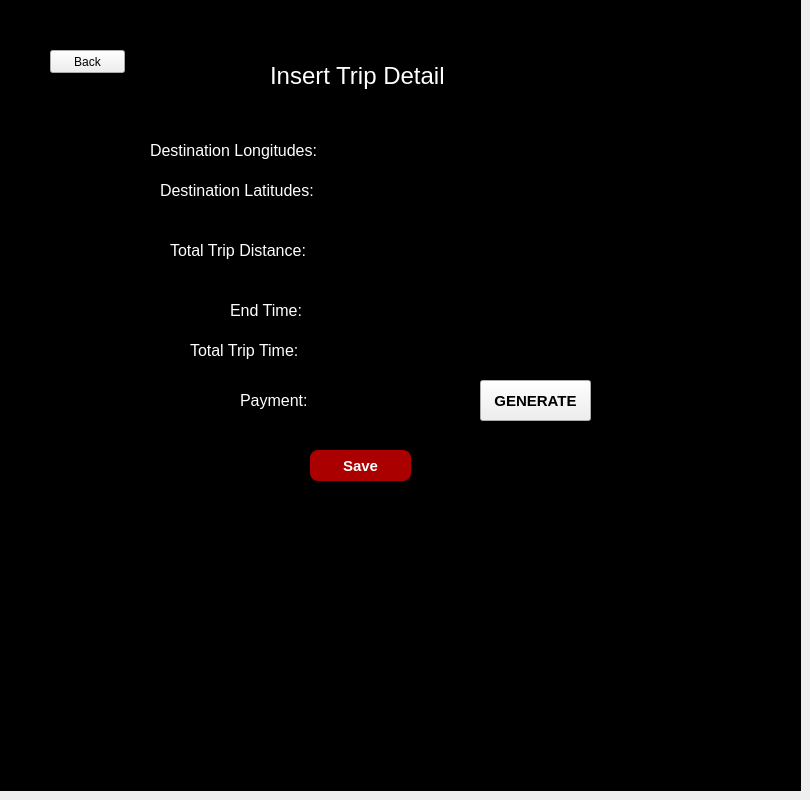
    <widget class="QWidget" name="inserttripdetail">
     <widget class="QLabel" name="label_94">
      <property name="geometry">
       <rect>
        <x>0</x>
        <y>0</y>
        <width>801</width>
        <height>791</height>
       </rect>
      </property>
      <property name="styleSheet">
       <string notr="true">background-color: rgb(0, 0, 0);</string>
      </property>
      <property name="text">
       <string/>
      </property>
     </widget>
     <widget class="QLabel" name="label_95">
      <property name="geometry">
       <rect>
        <x>150</x>
        <y>130</y>
        <width>171</width>
        <height>41</height>
       </rect>
      </property>
      <property name="font">
       <font>
        <pointsize>12</pointsize>
       </font>
      </property>
      <property name="styleSheet">
       <string notr="true">color: rgb(255, 255, 255);</string>
      </property>
      <property name="text">
       <string>Destination Longitudes:</string>
      </property>
     </widget>
     <widget class="QLabel" name="label_96">
      <property name="geometry">
       <rect>
        <x>160</x>
        <y>170</y>
        <width>161</width>
        <height>41</height>
       </rect>
      </property>
      <property name="font">
       <font>
        <pointsize>12</pointsize>
       </font>
      </property>
      <property name="styleSheet">
       <string notr="true">color: rgb(255, 255, 255);</string>
      </property>
      <property name="text">
       <string>Destination Latitudes:</string>
      </property>
     </widget>
     <widget class="QLabel" name="label_97">
      <property name="geometry">
       <rect>
        <x>170</x>
        <y>230</y>
        <width>141</width>
        <height>41</height>
       </rect>
      </property>
      <property name="font">
       <font>
        <pointsize>12</pointsize>
       </font>
      </property>
      <property name="styleSheet">
       <string notr="true">color: rgb(255, 255, 255);</string>
      </property>
      <property name="text">
       <string>Total Trip Distance:</string>
      </property>
     </widget>
     <widget class="QLabel" name="label_98">
      <property name="geometry">
       <rect>
        <x>190</x>
        <y>330</y>
        <width>121</width>
        <height>41</height>
       </rect>
      </property>
      <property name="font">
       <font>
        <pointsize>12</pointsize>
       </font>
      </property>
      <property name="styleSheet">
       <string notr="true">color: rgb(255, 255, 255);</string>
      </property>
      <property name="text">
       <string>Total Trip Time:</string>
      </property>
     </widget>
     <widget class="QLabel" name="label_99">
      <property name="geometry">
       <rect>
        <x>230</x>
        <y>290</y>
        <width>111</width>
        <height>41</height>
       </rect>
      </property>
      <property name="font">
       <font>
        <pointsize>12</pointsize>
       </font>
      </property>
      <property name="styleSheet">
       <string notr="true">color: rgb(255, 255, 255);</string>
      </property>
      <property name="text">
       <string>End Time:</string>
      </property>
     </widget>
     <widget class="QLabel" name="label_100">
      <property name="geometry">
       <rect>
        <x>240</x>
        <y>380</y>
        <width>111</width>
        <height>41</height>
       </rect>
      </property>
      <property name="font">
       <font>
        <pointsize>12</pointsize>
       </font>
      </property>
      <property name="styleSheet">
       <string notr="true">color: rgb(255, 255, 255);</string>
      </property>
      <property name="text">
       <string>Payment:</string>
      </property>
     </widget>
     <widget class="QLabel" name="label_101">
      <property name="geometry">
       <rect>
        <x>270</x>
        <y>40</y>
        <width>331</width>
        <height>71</height>
       </rect>
      </property>
      <property name="font">
       <font>
        <pointsize>18</pointsize>
       </font>
      </property>
      <property name="styleSheet">
       <string notr="true">color: rgb(255, 255, 255);
</string>
      </property>
      <property name="text">
       <string>Insert Trip Detail</string>
      </property>
     </widget>
     <widget class="QPushButton" name="generate">
      <property name="geometry">
       <rect>
        <x>480</x>
        <y>380</y>
        <width>111</width>
        <height>41</height>
       </rect>
      </property>
      <property name="font">
       <font>
        <pointsize>11</pointsize>
        <weight>75</weight>
        <bold>true</bold>
       </font>
      </property>
      <property name="text">
       <string>GENERATE</string>
      </property>
     </widget>
     <widget class="QLabel" name="lon">
      <property name="geometry">
       <rect>
        <x>340</x>
        <y>130</y>
        <width>111</width>
        <height>41</height>
       </rect>
      </property>
      <property name="font">
       <font>
        <pointsize>12</pointsize>
       </font>
      </property>
      <property name="styleSheet">
       <string notr="true">color: rgb(255, 255, 255);</string>
      </property>
      <property name="text">
       <string/>
      </property>
     </widget>
     <widget class="QLabel" name="dis">
      <property name="geometry">
       <rect>
        <x>340</x>
        <y>230</y>
        <width>111</width>
        <height>41</height>
       </rect>
      </property>
      <property name="font">
       <font>
        <pointsize>12</pointsize>
       </font>
      </property>
      <property name="styleSheet">
       <string notr="true">color: rgb(255, 255, 255);</string>
      </property>
      <property name="text">
       <string/>
      </property>
     </widget>
     <widget class="QLabel" name="payment">
      <property name="geometry">
       <rect>
        <x>340</x>
        <y>380</y>
        <width>111</width>
        <height>41</height>
       </rect>
      </property>
      <property name="font">
       <font>
        <pointsize>12</pointsize>
       </font>
      </property>
      <property name="styleSheet">
       <string notr="true">color: rgb(255, 255, 255);</string>
      </property>
      <property name="text">
       <string/>
      </property>
     </widget>
     <widget class="QLabel" name="ttime">
      <property name="geometry">
       <rect>
        <x>340</x>
        <y>330</y>
        <width>111</width>
        <height>41</height>
       </rect>
      </property>
      <property name="font">
       <font>
        <pointsize>12</pointsize>
       </font>
      </property>
      <property name="styleSheet">
       <string notr="true">color: rgb(255, 255, 255);</string>
      </property>
      <property name="text">
       <string/>
      </property>
     </widget>
     <widget class="QLabel" name="etime">
      <property name="geometry">
       <rect>
        <x>340</x>
        <y>290</y>
        <width>111</width>
        <height>41</height>
       </rect>
      </property>
      <property name="font">
       <font>
        <pointsize>12</pointsize>
       </font>
      </property>
      <property name="styleSheet">
       <string notr="true">color: rgb(255, 255, 255);</string>
      </property>
      <property name="text">
       <string/>
      </property>
     </widget>
     <widget class="QLabel" name="lat">
      <property name="geometry">
       <rect>
        <x>340</x>
        <y>170</y>
        <width>111</width>
        <height>41</height>
       </rect>
      </property>
      <property name="font">
       <font>
        <pointsize>12</pointsize>
       </font>
      </property>
      <property name="styleSheet">
       <string notr="true">color: rgb(255, 255, 255);</string>
      </property>
      <property name="text">
       <string/>
      </property>
     </widget>
     <widget class="QPushButton" name="savechanges_6">
      <property name="geometry">
       <rect>
        <x>310</x>
        <y>450</y>
        <width>101</width>
        <height>31</height>
       </rect>
      </property>
      <property name="font">
       <font>
        <pointsize>11</pointsize>
        <weight>75</weight>
        <bold>true</bold>
       </font>
      </property>
      <property name="styleSheet">
       <string notr="true">color: rgb(255, 255, 255);
background-color: rgb(170, 0, 0);
border-radius: 8px;
border-color: black;

</string>
      </property>
      <property name="text">
       <string>Save</string>
      </property>
     </widget>
     <widget class="QPushButton" name="pushButton_3">
      <property name="geometry">
       <rect>
        <x>50</x>
        <y>50</y>
        <width>75</width>
        <height>23</height>
       </rect>
      </property>
      <property name="text">
       <string>Back</string>
      </property>
     </widget>
    </widget>
